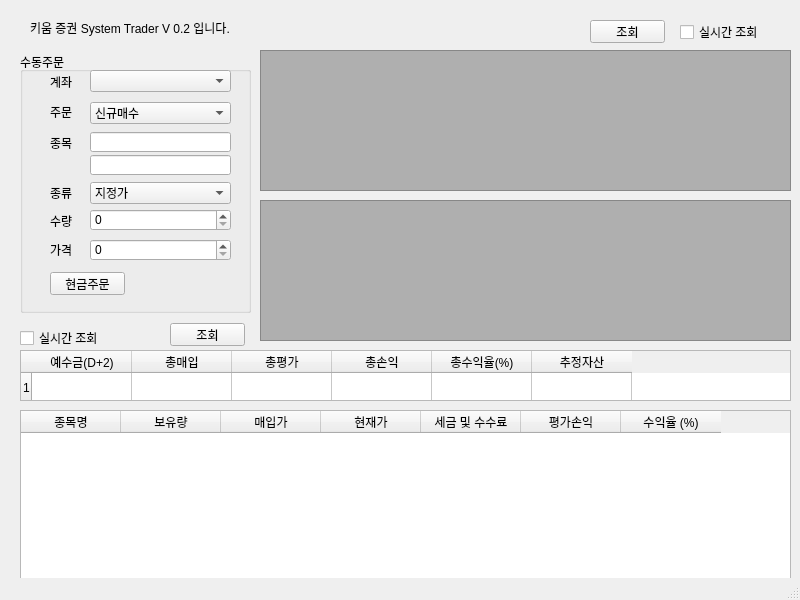
<?xml version="1.0" encoding="UTF-8"?>
<ui version="4.0">
 <class>MainWindow</class>
 <widget class="QMainWindow" name="MainWindow">
  <property name="geometry">
   <rect>
    <x>0</x>
    <y>0</y>
    <width>800</width>
    <height>600</height>
   </rect>
  </property>
  <property name="windowTitle">
   <string>PySystemTrader V0.1</string>
  </property>
  <widget class="QWidget" name="centralwidget">
   <widget class="QLabel" name="label">
    <property name="geometry">
     <rect>
      <x>30</x>
      <y>20</y>
      <width>721</width>
      <height>16</height>
     </rect>
    </property>
    <property name="text">
     <string>키움 증권 System Trader V 0.2 입니다.</string>
    </property>
   </widget>
   <widget class="QGroupBox" name="groupBox_Order">
    <property name="geometry">
     <rect>
      <x>20</x>
      <y>52</y>
      <width>231</width>
      <height>261</height>
     </rect>
    </property>
    <property name="title">
     <string>수동주문</string>
    </property>
    <widget class="QLabel" name="label_Account">
     <property name="geometry">
      <rect>
       <x>30</x>
       <y>24</y>
       <width>56</width>
       <height>12</height>
      </rect>
     </property>
     <property name="text">
      <string>계좌</string>
     </property>
    </widget>
    <widget class="QLabel" name="label_OrderType">
     <property name="geometry">
      <rect>
       <x>30</x>
       <y>54</y>
       <width>56</width>
       <height>12</height>
      </rect>
     </property>
     <property name="text">
      <string>주문</string>
     </property>
    </widget>
    <widget class="QLabel" name="label_Code">
     <property name="geometry">
      <rect>
       <x>30</x>
       <y>85</y>
       <width>56</width>
       <height>12</height>
      </rect>
     </property>
     <property name="text">
      <string>종목</string>
     </property>
    </widget>
    <widget class="QLabel" name="label_OrderType2">
     <property name="geometry">
      <rect>
       <x>30</x>
       <y>135</y>
       <width>56</width>
       <height>12</height>
      </rect>
     </property>
     <property name="text">
      <string>종류</string>
     </property>
    </widget>
    <widget class="QLabel" name="label_Ammount">
     <property name="geometry">
      <rect>
       <x>30</x>
       <y>159</y>
       <width>51</width>
       <height>20</height>
      </rect>
     </property>
     <property name="text">
      <string>수량</string>
     </property>
    </widget>
    <widget class="QLabel" name="label_Price">
     <property name="geometry">
      <rect>
       <x>30</x>
       <y>192</y>
       <width>56</width>
       <height>12</height>
      </rect>
     </property>
     <property name="text">
      <string>가격</string>
     </property>
    </widget>
    <widget class="QComboBox" name="comboBox_Account">
     <property name="geometry">
      <rect>
       <x>70</x>
       <y>18</y>
       <width>141</width>
       <height>22</height>
      </rect>
     </property>
    </widget>
    <widget class="QSpinBox" name="spinBox_Amount">
     <property name="geometry">
      <rect>
       <x>70</x>
       <y>157</y>
       <width>141</width>
       <height>22</height>
      </rect>
     </property>
     <property name="maximum">
      <number>10000</number>
     </property>
    </widget>
    <widget class="QSpinBox" name="spinBox_Price">
     <property name="geometry">
      <rect>
       <x>70</x>
       <y>187</y>
       <width>141</width>
       <height>22</height>
      </rect>
     </property>
     <property name="maximum">
      <number>2000000</number>
     </property>
     <property name="singleStep">
      <number>50</number>
     </property>
    </widget>
    <widget class="QComboBox" name="comboBox_Hoga">
     <property name="geometry">
      <rect>
       <x>70</x>
       <y>130</y>
       <width>141</width>
       <height>22</height>
      </rect>
     </property>
     <item>
      <property name="text">
       <string>지정가</string>
      </property>
     </item>
     <item>
      <property name="text">
       <string>시장가</string>
      </property>
     </item>
    </widget>
    <widget class="QLineEdit" name="lineEdit_Code">
     <property name="geometry">
      <rect>
       <x>70</x>
       <y>80</y>
       <width>141</width>
       <height>20</height>
      </rect>
     </property>
    </widget>
    <widget class="QLineEdit" name="lineEdit_CodeName">
     <property name="geometry">
      <rect>
       <x>70</x>
       <y>103</y>
       <width>141</width>
       <height>20</height>
      </rect>
     </property>
     <property name="styleSheet">
      <string notr="true">background-color:RGB(170, 255, 255)</string>
     </property>
     <property name="readOnly">
      <bool>true</bool>
     </property>
    </widget>
    <widget class="QPushButton" name="pushButton_Order">
     <property name="geometry">
      <rect>
       <x>30</x>
       <y>220</y>
       <width>75</width>
       <height>23</height>
      </rect>
     </property>
     <property name="text">
      <string>현금주문</string>
     </property>
    </widget>
    <widget class="QComboBox" name="comboBox_OrderType">
     <property name="geometry">
      <rect>
       <x>70</x>
       <y>50</y>
       <width>141</width>
       <height>22</height>
      </rect>
     </property>
     <item>
      <property name="text">
       <string>신규매수</string>
      </property>
     </item>
     <item>
      <property name="text">
       <string>신규매도</string>
      </property>
     </item>
     <item>
      <property name="text">
       <string>매수취소</string>
      </property>
     </item>
     <item>
      <property name="text">
       <string>매도취소</string>
      </property>
     </item>
    </widget>
   </widget>
   <widget class="QTableWidget" name="tableWidget_AccountInfo">
    <property name="geometry">
     <rect>
      <x>20</x>
      <y>350</y>
      <width>771</width>
      <height>51</height>
     </rect>
    </property>
    <row>
     <property name="text">
      <string>1</string>
     </property>
    </row>
    <column>
     <property name="text">
      <string>예수금(D+2)</string>
     </property>
    </column>
    <column>
     <property name="text">
      <string>총매입</string>
     </property>
    </column>
    <column>
     <property name="text">
      <string>총평가</string>
     </property>
    </column>
    <column>
     <property name="text">
      <string>총손익</string>
     </property>
    </column>
    <column>
     <property name="text">
      <string>총수익율(%)</string>
     </property>
    </column>
    <column>
     <property name="text">
      <string>추정자산</string>
     </property>
    </column>
   </widget>
   <widget class="QTableWidget" name="tableWidget_DetailCodeInfo">
    <property name="geometry">
     <rect>
      <x>20</x>
      <y>410</y>
      <width>771</width>
      <height>192</height>
     </rect>
    </property>
    <column>
     <property name="text">
      <string>종목명</string>
     </property>
    </column>
    <column>
     <property name="text">
      <string>보유량</string>
     </property>
    </column>
    <column>
     <property name="text">
      <string>매입가</string>
     </property>
    </column>
    <column>
     <property name="text">
      <string>현재가</string>
     </property>
    </column>
    <column>
     <property name="text">
      <string>세금 및 수수료</string>
     </property>
    </column>
    <column>
     <property name="text">
      <string>평가손익</string>
     </property>
    </column>
    <column>
     <property name="text">
      <string>수익율 (%)</string>
     </property>
    </column>
   </widget>
   <widget class="QPushButton" name="pushButton_GetBalanceInfo">
    <property name="geometry">
     <rect>
      <x>170</x>
      <y>323</y>
      <width>75</width>
      <height>23</height>
     </rect>
    </property>
    <property name="text">
     <string>조회</string>
    </property>
   </widget>
   <widget class="QCheckBox" name="checkBox_RealTime">
    <property name="geometry">
     <rect>
      <x>20</x>
      <y>330</y>
      <width>111</width>
      <height>16</height>
     </rect>
    </property>
    <property name="text">
     <string>실시간 조회</string>
    </property>
   </widget>
   <widget class="QTextEdit" name="textEdit_Terminal">
    <property name="geometry">
     <rect>
      <x>260</x>
      <y>50</y>
      <width>531</width>
      <height>141</height>
     </rect>
    </property>
    <property name="styleSheet">
     <string notr="true">background-color:rgb(175, 175, 175)</string>
    </property>
    <property name="readOnly">
     <bool>true</bool>
    </property>
   </widget>
   <widget class="QPushButton" name="pushButton_Check">
    <property name="geometry">
     <rect>
      <x>590</x>
      <y>20</y>
      <width>75</width>
      <height>23</height>
     </rect>
    </property>
    <property name="text">
     <string>조회</string>
    </property>
   </widget>
   <widget class="QCheckBox" name="checkBox_RealTime_codeinfo">
    <property name="geometry">
     <rect>
      <x>680</x>
      <y>24</y>
      <width>111</width>
      <height>16</height>
     </rect>
    </property>
    <property name="text">
     <string>실시간 조회</string>
    </property>
   </widget>
   <widget class="QTextEdit" name="textEdit_Terminal_RealTime">
    <property name="geometry">
     <rect>
      <x>260</x>
      <y>200</y>
      <width>531</width>
      <height>141</height>
     </rect>
    </property>
    <property name="styleSheet">
     <string notr="true">background-color:rgb(175, 175, 175)</string>
    </property>
    <property name="readOnly">
     <bool>true</bool>
    </property>
   </widget>
  </widget>
  <widget class="QMenuBar" name="menubar">
   <property name="geometry">
    <rect>
     <x>0</x>
     <y>0</y>
     <width>800</width>
     <height>21</height>
    </rect>
   </property>
  </widget>
  <widget class="QStatusBar" name="statusbar"/>
 </widget>
 <resources/>
 <connections/>
</ui>
